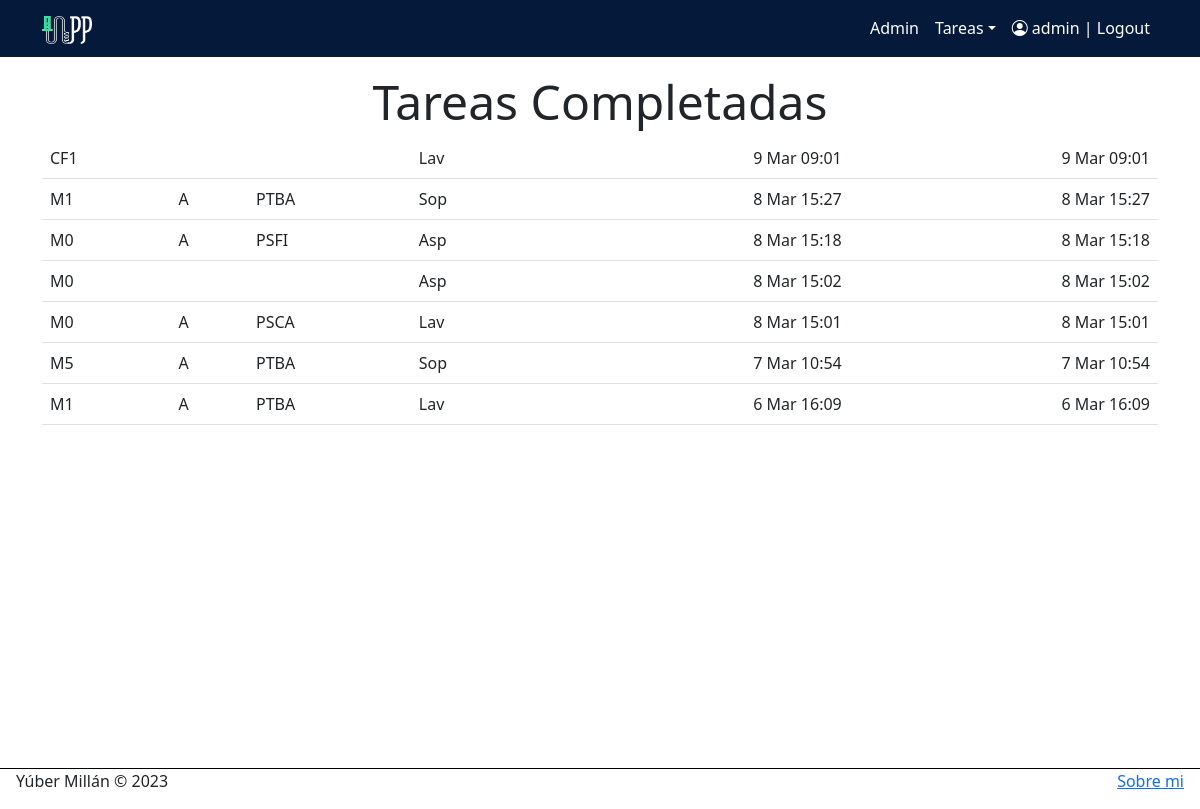
The page /tasks_completed/ (signed in) on the database as committed earlier.
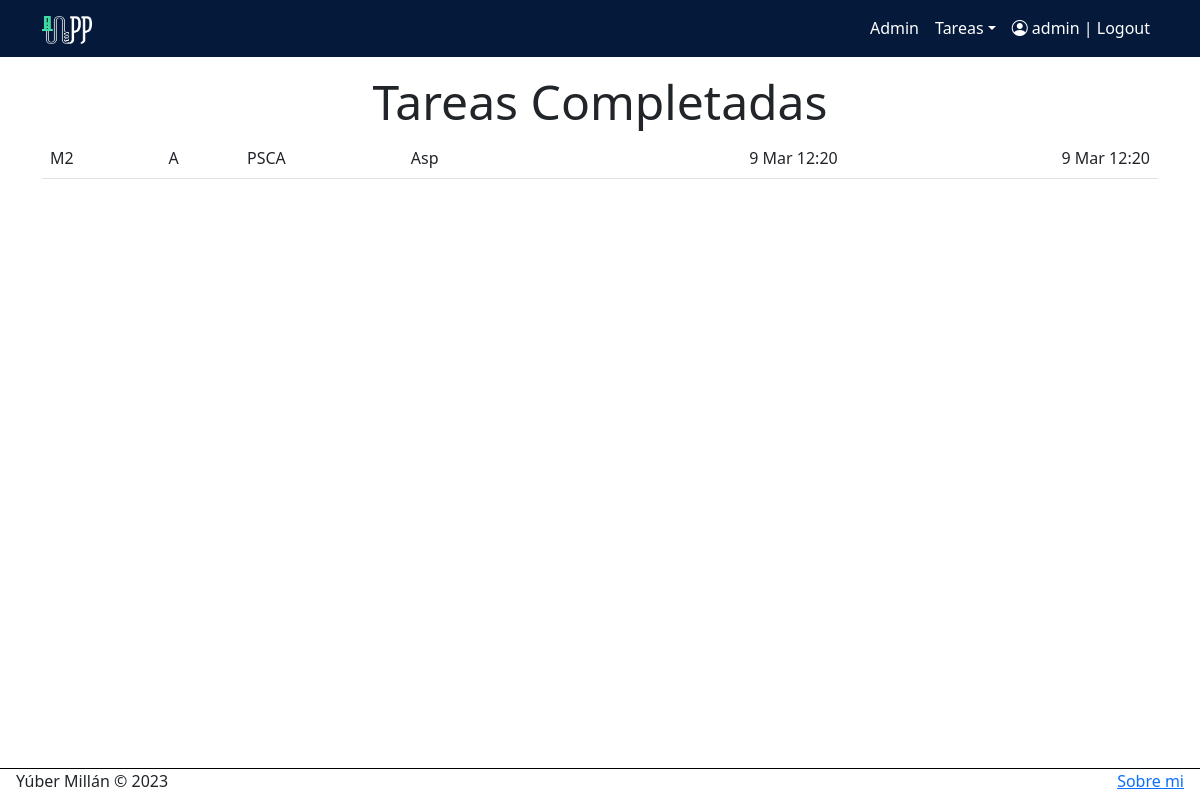
The same page on the database as committed later.
### tasks/models.py (models this page shows, shortened)
class Task(models.Model):
    galpon = models.IntegerField(default=1)
    user = models.ForeignKey(User, on_delete=models.CASCADE)
    location = models.CharField(choices=UBICACION, max_length=3)
    zona = models.CharField(choices=ZONAS, max_length=1, blank=True)
    area = models.CharField(choices=AREA, max_length=4, blank=True)
    tarea = models.CharField(choices=TASK, max_length=3, default=None)
    created = models.DateTimeField(auto_now_add=True)
    datecompleted = models.DateTimeField(null=True, blank=True)

### tasks/views.py (the view)
# urls.py: path('tasks_completed/', views.tasks_completed, name='tasks_completed'),
@login_required
def tasks_completed(request):
    tasks = Task.objects.filter(
        user=request.user, datecompleted__isnull=False).order_by('-datecompleted')
    return render(request, 'completed_tasks.html', {"tasks": tasks})

### tasks/templates/completed_tasks.html (shortened to what this page needs)
{% extends 'base.html' %}
{% block content %}
<h1 class="display-5 text-center">Tareas Completadas</h1>
    <table class="table">
        {% for task in tasks %}
        <tbody>
            <tr>
                <td style="max-width: 200px;">{{task.location}} </a></td>
                <td style="max-width: 200px;">{{task.zona}} </a></td>
                <td style="max-width: 200px;">{{task.area}} </a></td>
                <td style="max-width: 200px;">{{task.tarea}} </a></td>
                <td style="max-width: 200px; text-align:right;">{{task.created|date:'j M H:i'}}</a></td>
                <td style="max-width: 200px; text-align:right;">{{task.datecompleted|date:'j M H:i'}}</a></td>
            </tr>
        </tbody>
        {% endfor %}
    </table>
    {% endblock %}

### tasks/templates/base.html (shortened to what this page needs)
<!DOCTYPE html>
{% load static %}
<html lang="en">
<head>
  <link rel="stylesheet" href="https://cdn.jsdelivr.net/npm/bootstrap@5.3.0-alpha1/dist/css/bootstrap.min.css">
  <link rel="stylesheet" href="https://cdn.jsdelivr.net/npm/bootstrap-icons@1.8.2/font/bootstrap-icons.css">
  <link rel="stylesheet" href="https://use.fontawesome.com/releases/v5.14.0/css/all.css"
>
</head>
{% include '_navbar.html' %}
<body>
  <div style="display: flex; flex-direction: column; min-height:94vh;">
    <div style="flex-grow: 1; padding-inline: 0rem;">
      <div class="container mt-2 pt-2">
        {% block content %}
        {% endblock %}
      </div>
    </div>
    <div style="flex-wrap: wrap; border-top: 1px solid black; padding-inline: 1rem;">
      <footer style="display: flex; justify-content: space-between;">
        <p>
          Yúber Millán © 2023
        </p>
        <p>
          <a href="{% url 'About' %} ">Sobre mi</a>
        </p>
      </footer>
    </div>
</body>
</html>

### tasks/templates/_navbar.html (shortened to what this page needs)
<nav class="navbar navbar-expand-lg navbar-dark" style="background-color: #05193b;">
  <div class="container">
    <a class="navbar-brand" href="{% url 'crypto_prices' %}"><img src="/media/Lapp_Logo_sm_w.png" alt="" width="50" height="28"></a>
    <div class="collapse navbar-collapse justify-content-between" id="navbarNav">
      <ul class="navbar-nav ms-auto">
        {% if user.is_authenticated %}
        {% if 'auth.admin_group' in perms %}
        <li class="nav-item active">
          <a class="nav-item nav-link active" href="/admin/">Admin</a>
        </li>
        {% endif %}
        <li class="nav-item dropdown">
          <a class="nav-link active dropdown-toggle" href="#" role="button" data-bs-toggle="dropdown"
            aria-expanded="true">Tareas</a>
        <li class="nav-item"><a style="color:white;" class="nav-link btn btn-outline-secondary" href="/logout"><i
              class="bi bi-person-circle"></i> {{ user.username }} | Logout</a></li>
      {% endif %}
    </div>
  </div>
</nav>

Rows that differ between the two databases and show on the page:
removed Task: location "CF1", tarea "Lav", created "9 Mar 09:01", datecompleted "9 Mar 09:01"
removed Task: location "M1", zona "A", area "PTBA", tarea "Sop", created "8 Mar 15:27", datecompleted "8 Mar 15:27"
removed Task: location "M0", zona "A", area "PSFI", tarea "Asp", created "8 Mar 15:18", datecompleted "8 Mar 15:18"
removed Task: location "M0", tarea "Asp", created "8 Mar 15:02", datecompleted "8 Mar 15:02"
removed Task: location "M0", zona "A", area "PSCA", tarea "Lav", created "8 Mar 15:01", datecompleted "8 Mar 15:01"
removed Task: location "M5", zona "A", area "PTBA", tarea "Sop", created "7 Mar 10:54", datecompleted "7 Mar 10:54"
removed Task: location "M1", zona "A", area "PTBA", tarea "Lav", created "6 Mar 16:09", datecompleted "6 Mar 16:09"
added Task: location "M2", zona "A", area "PSCA", tarea "Asp", created "9 Mar 12:20", datecompleted "9 Mar 12:20"
